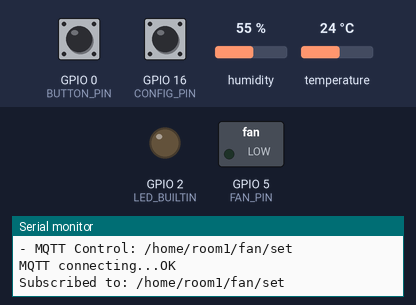
Bench run of a sketch on a simulated ESP32. On the bench: switched loads named in the sketch (green lamp = pin HIGH), output pins drawn as LEDs (lit = HIGH), the last lines printed to the serial monitor. Dashed ring = blinking. The test bench sets the inputs (shaded band); at power-on: GPIO 0 (BUTTON_PIN) HIGH, GPIO 16 (CONFIG_PIN) HIGH, humidity 55 %, temperature 24 °C. WiFi joins after 1.5 s; servers stay silent unless stated; EEPROM starts erased; no MQTT or app messages arrive unless stated.

Above: at 2.7 s.
2.8 s: GPIO 0 (BUTTON_PIN) pulled LOW for 0.15 s
At 4.1 s:
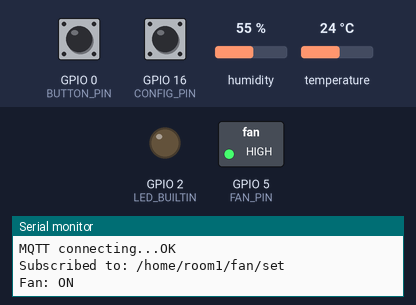
4.4 s: GPIO 16 (CONFIG_PIN) pulled LOW for 3.2 s
At 7.45 s:
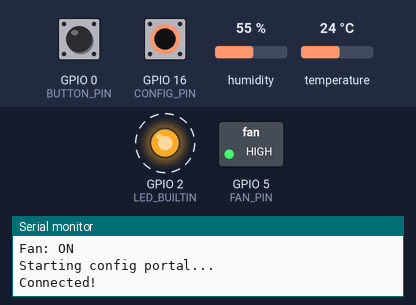
10.6 s: GPIO 0 (BUTTON_PIN) pulled LOW for 1 s
At 11.5 s:
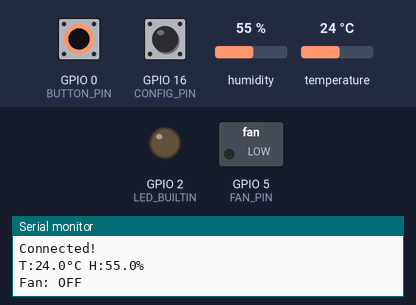
13.1 s: GPIO 0 (BUTTON_PIN) pulled LOW for 3.2 s
At 14.6 s:
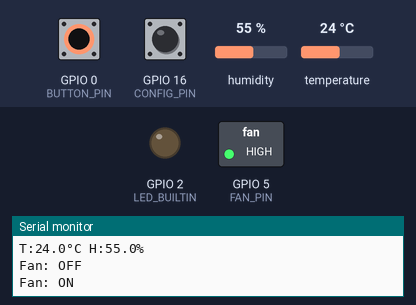
Timing chart, 0 to 16.1 s (numbered marks = the images above; inputs shaded):
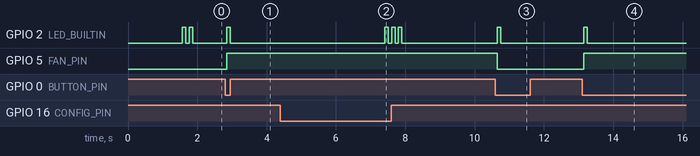

Measured:
- after the input at 2.8 s, GPIO 2 (LED_BUILTIN): LOW → HIGH after 0.05 s, → LOW 0.10 s later; GPIO 5 (FAN_PIN): LOW → HIGH after 0.05 s
- after the input at 4.4 s, GPIO 2 (LED_BUILTIN): alternates HIGH for 0.10 s and LOW for 0.10 s, 6 changes in all, then stays LOW, starting after 3.0 s
- after the input at 10.6 s, GPIO 2 (LED_BUILTIN): LOW → HIGH after 0.05 s, → LOW 0.10 s later; GPIO 5 (FAN_PIN): HIGH → LOW after 0.05 s
- after the input at 13.1 s, GPIO 2 (LED_BUILTIN): LOW → HIGH after 0.05 s, → LOW 0.10 s later; GPIO 5 (FAN_PIN): LOW → HIGH after 0.05 s
- by itself, GPIO 2 (LED_BUILTIN): alternates HIGH for 0.10 s and LOW for 0.10 s, 4 changes in all, then stays LOW

The sketch:

ESP32_DHT11_fan_MQTT_WifiConfig.ino
```cpp
/*
 * ESP32 + DHT11 → MQTT + Fan Control + WiFiManager Configuration
 * Có thể điều khiển quạt qua MQTT và nút bấm
 */
#include <WiFi.h>
#include <PubSubClient.h>
#include <DHT.h>
#include <WiFiManager.h>
#include <Preferences.h>

/* ====== CONFIG ====== */
#define DHTPIN 4
#define DHTTYPE DHT11
#define FAN_PIN 5
#define BUTTON_PIN 0
#define CONFIG_PIN 16

DHT dht(DHTPIN, DHTTYPE);
WiFiClient client;
PubSubClient mqtt(client);
Preferences prefs;

String mqtt_server = "192.168.1.38";
int mqtt_port = 1883;
bool fanState = false;
bool lastBtn = HIGH, lastCfgBtn = HIGH;
bool btnPressed = false;
unsigned long lastRead = 0, lastDebounce = 0, lastCfgDebounce = 0;

const char* topics[] = {"/home/room1/temperature", "/home/room1/humidity", "/home/room1/fan"};
const char* fan_command_topic = "/home/room1/fan/set"; // Topic để nhận lệnh

/* ====== UTILS ====== */
void blink(int n) {
  pinMode(LED_BUILTIN, OUTPUT);
  for(int i=0; i<n; i++) {
    digitalWrite(LED_BUILTIN, HIGH); delay(100);
    digitalWrite(LED_BUILTIN, LOW); delay(100);
  }
}

/* ====== MQTT CALLBACK ====== */
void onMqttMessage(char* topic, byte* payload, unsigned int length) {
  // Convert payload to string
  String message;
  for (int i = 0; i < length; i++) {
    message += (char)payload[i];
  }

  Serial.println("MQTT received: " + String(topic) + " = " + message);

  // Xử lý lệnh điều khiển quạt
  if (String(topic) == fan_command_topic) {
    message.toUpperCase(); // Convert to uppercase for comparison

    if (message == "ON" || message == "1" || message == "TRUE") {
      setFan(true);
      Serial.println("Fan turned ON via MQTT");
    }
    else if (message == "OFF" || message == "0" || message == "FALSE") {
      setFan(false);
      Serial.println("Fan turned OFF via MQTT");
    }
    else if (message == "TOGGLE") {
      setFan(!fanState);
      Serial.println("Fan toggled via MQTT");
    }
    else {
      Serial.println("Unknown fan command: " + message);
    }
  }
}

/* ====== CONFIG ====== */
void loadConfig() {
  prefs.begin("cfg", true);
  mqtt_server = prefs.getString("mqtt", "192.168.1.38");
  mqtt_port = prefs.getInt("port", 1883);
  prefs.end();
  Serial.println("MQTT: " + mqtt_server + ":" + String(mqtt_port));
}

void saveConfig() {
  prefs.begin("cfg", false);
  prefs.putString("mqtt", mqtt_server);
  prefs.putInt("port", mqtt_port);
  prefs.end();
  Serial.println("Config saved");
}

void startConfigPortal() {
  WiFiManager wm;

  // Custom parameters cho MQTT
  WiFiManagerParameter mqtt_ip("mqtt", "MQTT Server", mqtt_server.c_str(), 40);
  WiFiManagerParameter mqtt_p("port", "MQTT Port", String(mqtt_port).c_str(), 6);

  wm.addParameter(&mqtt_ip);
  wm.addParameter(&mqtt_p);

  // Callback để lưu config
  wm.setSaveParamsCallback([&](){
    mqtt_server = mqtt_ip.getValue();
    mqtt_port = String(mqtt_p.getValue()).toInt();
    saveConfig();
  });

  wm.setConfigPortalTimeout(300); // 5 phút timeout

  if (!wm.startConfigPortal("ESP32_Config")) {
    Serial.println("Config failed");
    delay(3000);
    ESP.restart();
  }

  Serial.println("Connected!");
  blink(3);
}

/* ====== BUTTON HANDLER ====== */
void handleFanButton() {
  bool reading = digitalRead(BUTTON_PIN);

  // Chống rung nút bấm
  if (reading != lastBtn) {
    lastDebounce = millis();
  }

  if ((millis() - lastDebounce) > 50) {
    if (reading != btnPressed) {
      btnPressed = reading;

      // Chỉ thực hiện khi nút được nhấn xuống (LOW)
      if (btnPressed == LOW) {
        setFan(!fanState);
        blink(1);
      }
    }
  }

  lastBtn = reading;
}

void setFan(bool state) {
  fanState = state;
  digitalWrite(FAN_PIN, state);
  if(mqtt.connected()) {
    mqtt.publish(topics[2], state ? "ON" : "OFF", true);
  }
  Serial.println("Fan: " + String(state ? "ON" : "OFF"));
}

/* ====== NETWORK ====== */
void mqttConnect() {
  if(WiFi.status() == WL_CONNECTED && !mqtt.connected()) {
    Serial.print("MQTT connecting...");
    if(mqtt.connect("esp32_dht")) {
      Serial.println("OK");

      // Subscribe to fan control topic
      mqtt.subscribe(fan_command_topic);
      Serial.println("Subscribed to: " + String(fan_command_topic));

      // Publish current fan state
      mqtt.publish(topics[2], fanState ? "ON" : "OFF", true);
      blink(2);
    } else {
      Serial.println("Failed");
    }
  }
}

/* ====== MAIN ====== */
void setup() {
  Serial.begin(115200);
  Serial.println("\n=== ESP32 DHT11 MQTT with 2-Way Fan Control ===");

  pinMode(FAN_PIN, OUTPUT);
  pinMode(BUTTON_PIN, INPUT_PULLUP);
  pinMode(CONFIG_PIN, INPUT_PULLUP);

  dht.begin();
  loadConfig();

  // Kiểm tra nút config khi khởi động
  if(digitalRead(CONFIG_PIN) == LOW) {
    Serial.println("Config mode");
    blink(5);
    startConfigPortal();
  }

  // Kết nối WiFi bình thường
  WiFi.mode(WIFI_STA);
  WiFi.begin();

  unsigned long start = millis();
  while(WiFi.status() != WL_CONNECTED && millis() - start < 10000) {
    delay(500);
    Serial.print(".");
  }

  if(WiFi.status() != WL_CONNECTED) {
    Serial.println("\nWiFi failed, starting config portal");
    startConfigPortal();
  }

  Serial.println("\nWiFi OK: " + WiFi.localIP().toString());
  mqtt.setServer(mqtt_server.c_str(), mqtt_port);
  mqtt.setCallback(onMqttMessage); // Set callback function

  Serial.println("Ready!");
  Serial.println("- GPIO0: Fan button");
  Serial.println("- GPIO16: Config button (hold 3s)");
  Serial.println("- MQTT Control: " + String(fan_command_topic));
}

void loop() {
  // Config button (giữ 3 giây)
  static unsigned long cfgHoldStart = 0;
  bool cfgRead = digitalRead(CONFIG_PIN);

  if(cfgRead == LOW && lastCfgBtn == HIGH) {
    cfgHoldStart = millis();
  }
  if(cfgRead == LOW && millis() - cfgHoldStart > 3000) {
    Serial.println("Starting config portal...");
    startConfigPortal();
    cfgHoldStart = millis(); // Reset để tránh lặp
  }
  lastCfgBtn = cfgRead;

  mqttConnect();
  mqtt.loop(); // Quan trọng: xử lý MQTT messages

  // Fan button control
  handleFanButton();

  // Sensor reading
  if(millis() - lastRead > 10000) {
    lastRead = millis();
    float t = dht.readTemperature();
    float h = dht.readHumidity();

    if(!isnan(t) && !isnan(h)) {
      Serial.printf("T:%.1f°C H:%.1f%%\n", t, h);

      if(mqtt.connected()) {
        char buf[8];
        dtostrf(t, 4, 1, buf);
        mqtt.publish(topics[0], buf, true);
        dtostrf(h, 4, 1, buf);
        mqtt.publish(topics[1], buf, true);
      }
    }
  }
}
```
